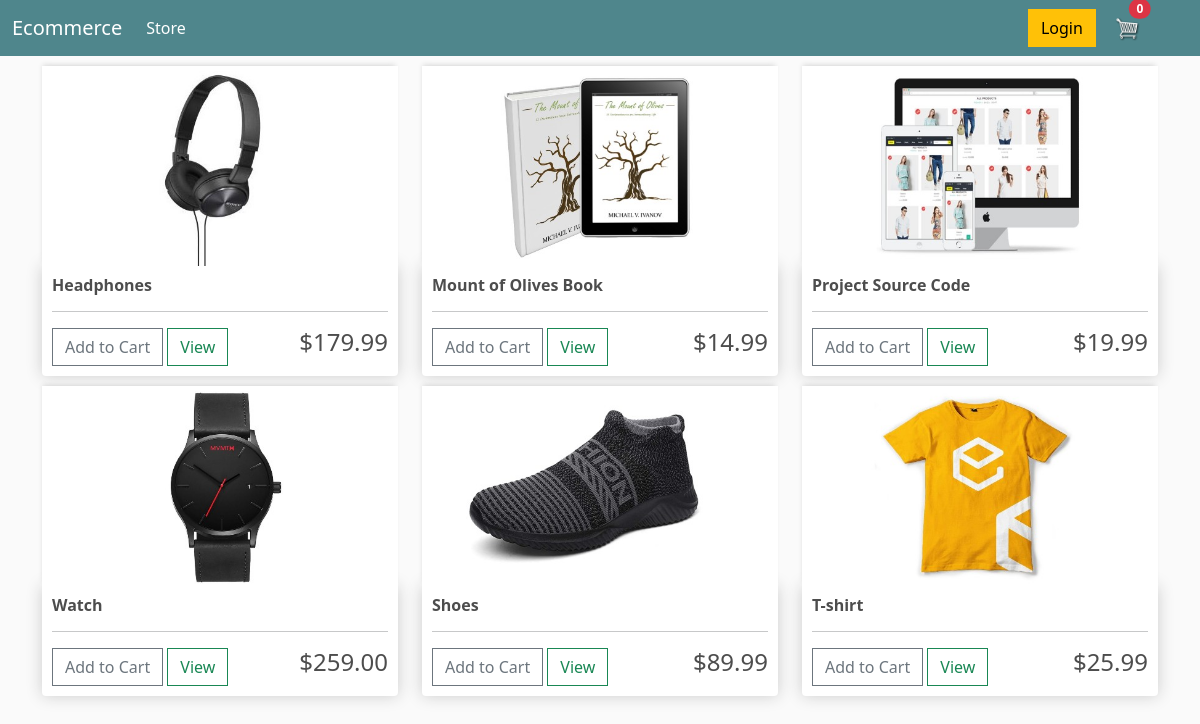
The page / on the database its author committed.
### store/models.py (models this page shows, shortened)
class Product(models.Model):
    name = models.CharField(max_length=200)
    price = models.FloatField()
    digital = models.BooleanField(default=False, null=True, blank=True)
    image = models.ImageField(null=True, blank =True)

### store/views.py (the view)
# urls.py: path('', include('store.urls')),
def store(request):
    products = Product.objects.all()
    context = {
        "products":products
    }
    return render(request, 'store/store.html', context)

### store/templates/store/store.html
{% extends 'store/main.html' %}
{% load static %}
{% block content %}
    <div class="row">
        {% for product in products %}
        <div class="col-lg-4">
            <img src="{{product.image.url}}" alt="" class="thumbnail">
            <div class="box-element product">
                <h6><strong>{{product.name}}</strong></h6>
                <hr>
                <button data-product="{{product.id}}" data-action="add" class="btn btn-outline-secondary add-btn update-cart">Add to Cart</button>
                <a href="#" class="btn btn-outline-success">View</a>
                <h4 style="display: inline-block; float: right;">${{product.price|floatformat:2}}</h4>
            </div>
        </div>
        {% endfor %}
    </div>
{% endblock content %}

### store/templates/store/main.html (shortened to what this page needs)
<!doctype html>
{% load static %}
<html lang="en">
  <head>
    <link href="https://cdn.jsdelivr.net/npm/bootstrap@5.2.0/dist/css/bootstrap.min.css" rel="stylesheet">
    <link rel="stylesheet" href="{% static 'css/main.css' %}">
  </head>
  <body>
        <nav class="navbar navbar-expand-lg bg-dark navbar-dark">
            <div class="container-fluid">
              <a class="navbar-brand" href="{% url 'store' %}">Ecommerce</a>
              <div class="collapse navbar-collapse" id="navbarSupportedContent">
                <ul class="navbar-nav me-auto mb-2 mb-lg-0">
                  <li class="nav-item">
                    <a class="nav-link active" aria-current="page" href="{% url 'store' %}">Store</a>
                  </li>
                </ul>
                <div class="form-inline my-2 my-lg-0 me-5 position-relative">
                    <a href="#"class="btn btn-warning">Login</a>
                    <a href="{% url 'cart' %}">
                       <img  id="cart-icon" src="{% static 'images/cart.png' %}">
                   </a>
                   <span class="position-absolute top-0 start-100 translate-middle badge rounded-pill bg-danger">
                    0
                  </span>
               </div>
              </div>
            </div>
        </nav>
    <div class="container">
        {% block content %}
        {% endblock content %}
    </div>
  </body>
</html>

### static/css/main.css (style rules this page uses)
body { background-color: hsl(0, 0%, 98%); }
h1,h2,h3,h4,h5,h6 { color:hsl(0, 0%, 30%); }
.box-element { box-shadow:hsl(0, 0%, 80%) 0 0 16px; background-color: #fff; border-radius: 4px; padding: 10px; }
.thumbnail { width: 100%; height: 200px; -webkit-box-shadow: -1px -3px 5px -2px rgba(214,214,214,1); -moz-box-shadow: -1px -3px 5px -2px rgba(214,214,214,1); box-shadow: -1px -3px 5px -2px rgba(214,214,214,1); }
.product { border-radius: 0 0 4px 4px; }
.bg-dark { background-color: #4f868c!important; }
#cart-icon { width:25px; display: inline-block; margin-left: 15px; }
.col-lg-4, .col-lg-6, .col-lg-8, .col-lg-12 { margin-top: 10px; }
.btn { border-radius: 0; }

### rows shown on the page
Product: image (picture), name "Headphones", price "179.99"
Product: image (picture), name "Mount of Olives Book", price "14.99"
Product: image (picture), name "Project Source Code", price "19.99"
Product: image (picture), name "Watch", price "259.00"
Product: image (picture), name "Shoes", price "89.99"
Product: image (picture), name "T-shirt", price "25.99"
